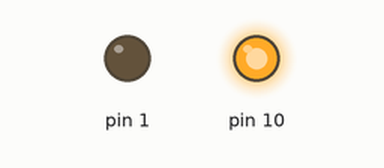
A sketch run on a simulated Arduino Uno, built with avr-gcc and run on an emulated ATmega328P. Parts: output pins drawn as LEDs (lit = HIGH).

Above: at 0.1 s.
Timing chart, 0 to 1.6 s (numbered marks = the images above):
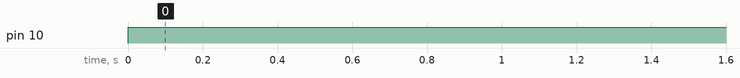

The sketch:

nhapkkkkk.ino
```cpp
void setup() {
  pinMode(1,OUTPUT);
   pinMode(10,OUTPUT);

}

void loop() {
  // put your main code here, to run repeatedly:
 digitalWrite(10,1);
 digitalWrite(0,0);
}
```

Measured:
- by itself, pin 10: LOW → HIGH at 0.00 s
